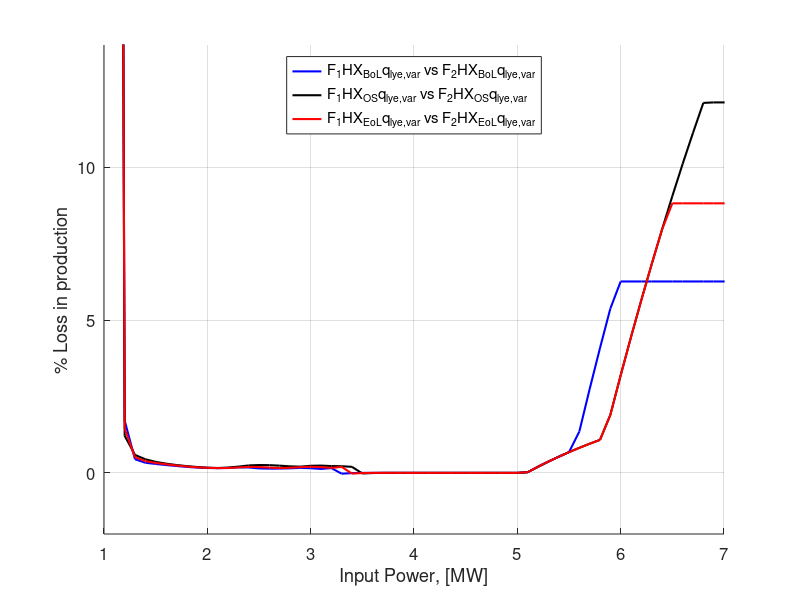
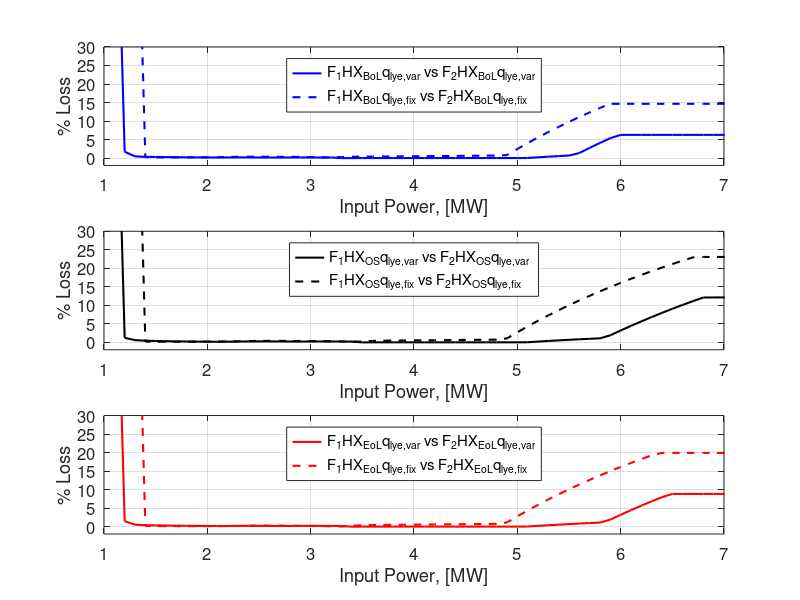
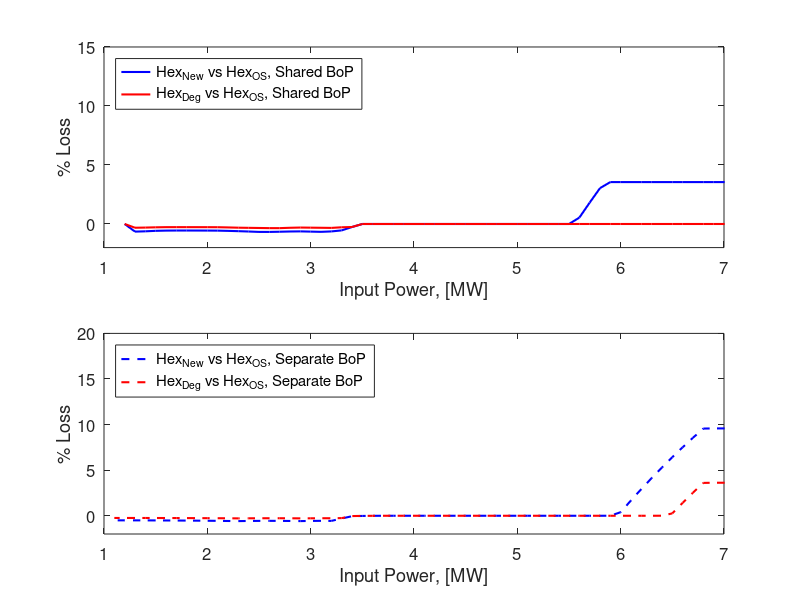
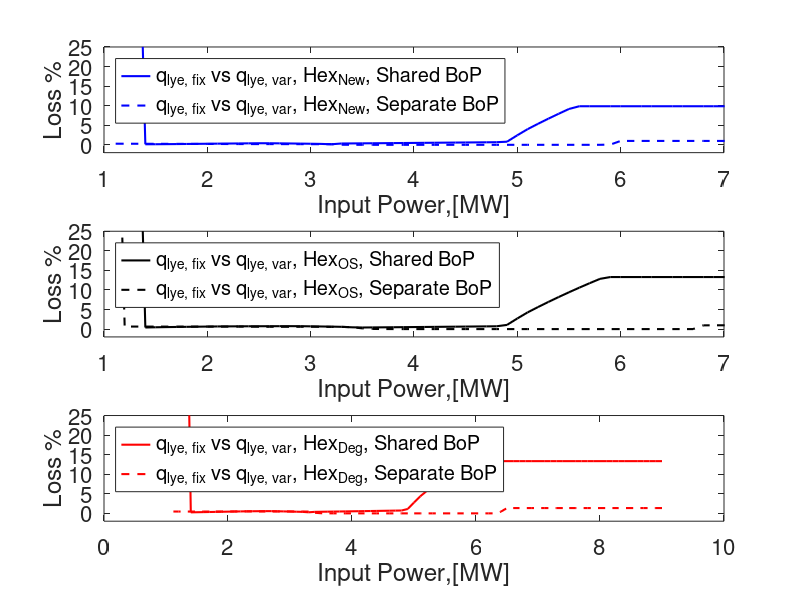

These charts were generated, in order, by the following MATLAB code:
clc
clear
close all

load('Data_CEl_S2_NewHex.mat')
load('Data_CEl_S2_OSHex.mat')
load('Data_CEl_S2_DegHex.mat')
load('Data_DCEl_S2_NewHex.mat')
load('Data_DCEl_S2_OSHex.mat')
load('Data_DCEl_S2_DegHex.mat')

load('Data_CEl_S2_NewHex_qlyefix')
load('Data_CEl_S2_OSHex_qlyefix')
load('Data_CEl_S2_DegHex_qlyefix')
load('Data_DCEl_S2_NewHex_qlyeFix.mat')
load('Data_DCEl_S2_OSHex_qlyeFix.mat')
load('Data_DCEl_S2_DegHex_qlyeFix.mat')

loss_NewHex = ((row_DC_S2_New(:,end) - plot_C_S2_NewHex(:,end))./row_DC_S2_New(:,end)).*100;
loss_OSHex = ((row_DC_S2_OS(:,end) - plot_C_S2_OSHex(:,end))./row_DC_S2_OS(:,end)).*100;
loss_DegHex = ((row_DC_S2_Deg(:,end) - plot_C_S2_DegHex(:,end))./row_DC_S2_Deg(:,end)).*100;

%plots section 3.1
set(0, 'DefaultAxesFontSize', 12,  'DefaultLineLineWidth', 1.5)
fig1 = figure('NumberTitle', 'off','Name', 'State 2: Flowsheet 1 vs Flowsheet 2');
hold on
plot(row_DC_S2_New(:,1),loss_NewHex,'b');
hold on
plot(row_DC_S2_New(:,1),loss_OSHex,'k');
hold on
plot(row_DC_S2_New(:,1),loss_DegHex,'r');
legend('F_1HX_{BoL}q_{lye,var} vs F_2HX_{BoL}q_{lye,var}',...
    'F_1HX_{OS}q_{lye,var} vs F_2HX_{OS}q_{lye,var}',...
    'F_1HX_{EoL}q_{lye,var} vs F_2HX_{EoL}q_{lye,var}')
legend('location','North')
xlabel('Input Power, [MW]')
ylabel('% Loss in production')
grid on
xlim([1,7])
ylim([-2,14])
saveas(fig1,'FScomp','epsc');

%plots for section 3.2
%loss w.r.t OSHex design for CEl and DCEl with varying lye flowrate
loss_CEl_S2_NewHexComp = ((plot_C_S2_OSHex(:,end) - plot_C_S2_NewHex(:,end))./(plot_C_S2_OSHex(:,end))).*100;
loss_CEl_S2_DegHexComp = ((plot_C_S2_OSHex(:,end) - plot_C_S2_DegHex(:,end))./(plot_C_S2_OSHex(:,end))).*100;
loss_DCEl_S2_NewHexComp = ((row_DC_S2_OS(:,end) - row_DC_S2_New(:,end))./row_DC_S2_OS(:,end)).*100;
loss_DCEl_S2_DegHexComp = ((row_DC_S2_OS(:,end) - row_DC_S2_Deg(:,end))./row_DC_S2_OS(:,end)).*100;

% set(0, 'DefaultAxesFontSize', 1,  'DefaultLineLineWidth', 0.3)
% fig2 = figure('NumberTitle', 'off', 'Name', 'Loss of Hex design vs OS Hex design');
% hold on
figure()
subplot(2,1,1)
plot(row_DC_S2_New(:,1),loss_CEl_S2_NewHexComp,'b');
hold on
plot(row_DC_S2_New(:,1),loss_CEl_S2_DegHexComp,'r');
xlabel('Input Power, [MW]')
ylabel('% Loss')
xlim([1,7])
ylim([-2,15])
legend('Hex_{New} vs Hex_{OS}, Shared BoP','Hex_{Deg} vs Hex_{OS}, Shared BoP','location','Northwest')%,'Orientation','Horizontal')

subplot(2,1,2)
plot(row_DC_S2_New(:,1),loss_DCEl_S2_NewHexComp,'--b');
hold on
plot(row_DC_S2_New(:,1),loss_DCEl_S2_DegHexComp,'--r');
% title('Loss% = (qH_2_{OS Hex} - qH_2_{New/Deg Hex})/qH_2_{OS Hex} * 100')
xlabel('Input Power, [MW]')
ylabel('% Loss')
xlim([1,7])
ylim([-2,20])
legend('Hex_{New} vs Hex_{OS}, Separate BoP','Hex_{Deg} vs Hex_{OS}, Separate BoP','location','Northwest')%,'Orientation','Horizontal')


%plots for section 3.3
loss_NewHex_qfix = ((row_DC_S2_New_qlyeFix(:,end) - plot_C_S2_NewHex_qlyefix(:,end))./row_DC_S2_New_qlyeFix(:,end)).*100;
loss_OSHex_qfix = ((row_DC_S2_OS_qlyeFix(:,end) - plot_C_S2_OSHex_qlyefix(:,end))./row_DC_S2_OS_qlyeFix(:,end)).*100;
loss_DegHex_qfix = ((row_DC_S2_Deg_qlyeFix(:,end) - plot_C_S2_DegHex_qlyefix(:,end))./row_DC_S2_Deg_qlyeFix(:,end)).*100;


set(0, 'DefaultAxesFontSize', 12,  'DefaultLineLineWidth', 1.5)
fig3 = figure('NumberTitle', 'off','Name', 'State 2: Flowsheet 1 vs Flowsheet 2');
hold on
subplot(3,1,1)
plot(row_DC_S2_New(:,1),loss_NewHex,'b');
hold on
plot(row_DC_S2_New(:,1),loss_NewHex_qfix,'--b');
legend('F_1HX_{BoL}q_{lye,var} vs F_2HX_{BoL}q_{lye,var}','F_1HX_{BoL}q_{lye,fix} vs F_2HX_{BoL}q_{lye,fix}','location','north')%,'Orientation','Horizontal')
xlabel('Input Power, [MW]')
ylabel('% Loss')
xlim([1,7])
ylim([-2,30])
grid on
subplot(3,1,2)
plot(row_DC_S2_New(:,1),loss_OSHex,'k');
hold on
plot(row_DC_S2_New(:,1),loss_OSHex_qfix,'--k');
legend('F_1HX_{OS}q_{lye,var} vs F_2HX_{OS}q_{lye,var}','F_1HX_{OS}q_{lye,fix} vs F_2HX_{OS}q_{lye,fix}','location','north')%,'Orientation','Horizontal')
xlabel('Input Power, [MW]')
ylabel('% Loss')
xlim([1,7])
ylim([-2,30])
grid on
subplot(3,1,3)
plot(row_DC_S2_New(:,1),loss_DegHex,'r');
hold on
plot(row_DC_S2_New(:,1),loss_DegHex_qfix,'--r');
legend('F_1HX_{EoL}q_{lye,var} vs F_2HX_{EoL}q_{lye,var}','F_1HX_{EoL}q_{lye,fix} vs F_2HX_{EoL}q_{lye,fix}','location','north')%,'Orientation','Horizontal')
xlabel('Input Power, [MW]')
ylabel('% Loss')
grid on
xlim([1,7])
ylim([-2,30])
saveas(fig3,'lyefixLoss','epsc');

%loss of changing lye flowrate from variable to fix
loss_CEl_S2_NewHex_qcomp = ((plot_C_S2_NewHex(:,end) - plot_C_S2_NewHex_qlyefix(:,end))./plot_C_S2_NewHex(:,end)).*100;
loss_DCEl_S2_NewHex_qcomp = ((row_DC_S2_New(:,end) - row_DC_S2_New_qlyeFix(:,end))./row_DC_S2_New(:,end)).*100;
loss_CEl_S2_OSHex_qcomp = ((plot_C_S2_OSHex(:,end) - plot_C_S2_OSHex_qlyefix(:,end))./plot_C_S2_OSHex(:,end)).*100;
loss_DCEl_S2_OSHex_qcomp = ((row_DC_S2_OS(:,end) - row_DC_S2_OS_qlyeFix(:,end))./row_DC_S2_OS(:,end)).*100;
loss_CEl_S2_DegHex_qcomp = ((plot_C_S2_DegHex(:,end) - plot_C_S2_DegHex_qlyefix(:,end))./plot_C_S2_DegHex(:,end)).*100;
loss_DCEl_S2_DegHex_qcomp = ((row_DC_S2_Deg(:,end) - row_DC_S2_Deg_qlyeFix(:,end))./row_DC_S2_Deg(:,end)).*100;

set(0, 'DefaultAxesFontSize', 16,  'DefaultLineLineWidth', 1.5)
fig4 = figure('NumberTitle', 'off', 'Name', 'Effect of fixing lye flowrate on the flowsheets for all the Hex designs');
hold on
subplot(3,1,1)
plot(row_DC_S2_New(:,1),loss_CEl_S2_NewHex_qcomp,'b');
hold on
plot(row_DC_S2_New(:,1),loss_DCEl_S2_NewHex_qcomp,'--b');
legend('q_{lye, fix} vs q_{lye, var}, Hex_{New}, Shared BoP','q_{lye, fix} vs q_{lye, var}, Hex_{New}, Separate BoP','location','Northwest')%,'Orientation','Horizontal')
% title('Loss = ((Varying q_{lye} - Fix q_{lye})/Varying q_{lye})*100')
xlabel('Input Power,[MW]')
ylabel('Loss %')
ylim([-2 25])
xlim([1,7])
subplot(3,1,2)
plot(row_DC_S2_New(:,1),loss_CEl_S2_OSHex_qcomp,'k');
hold on
plot(row_DC_S2_New(:,1),loss_DCEl_S2_OSHex_qcomp,'--k');
legend('q_{lye, fix} vs q_{lye, var}, Hex_{OS}, Shared BoP','q_{lye, fix} vs q_{lye, var}, Hex_{OS}, Separate BoP','location','Northwest')%,'Orientation','Horizontal')
% title('Loss = ((Varying q_{lye} - Fix q_{lye})/Varying q_{lye})*100')
xlabel('Input Power,[MW]')
ylabel('Loss %')
ylim([-2 25])
xlim([1,7])
subplot(3,1,3)
plot(row_DC_S2_New(:,1),loss_CEl_S2_DegHex_qcomp,'r');
hold on
plot(row_DC_S2_New(:,1),loss_DCEl_S2_DegHex_qcomp,'--r');
legend('q_{lye, fix} vs q_{lye, var}, Hex_{Deg}, Shared BoP','q_{lye, fix} vs q_{lye, var}, Hex_{Deg}, Separate BoP','location','Northwest')%,'Orientation','Horizontal')
% title('Loss = ((Varying q_{lye} - Fix q_{lye})/Varying q_{lye})*100')
xlabel('Input Power,[MW]')
ylabel('Loss %')
ylim([-2 25])
% saveas(fig4,'S2_C&DCEl_NewHex_qlyeComp','epsc')